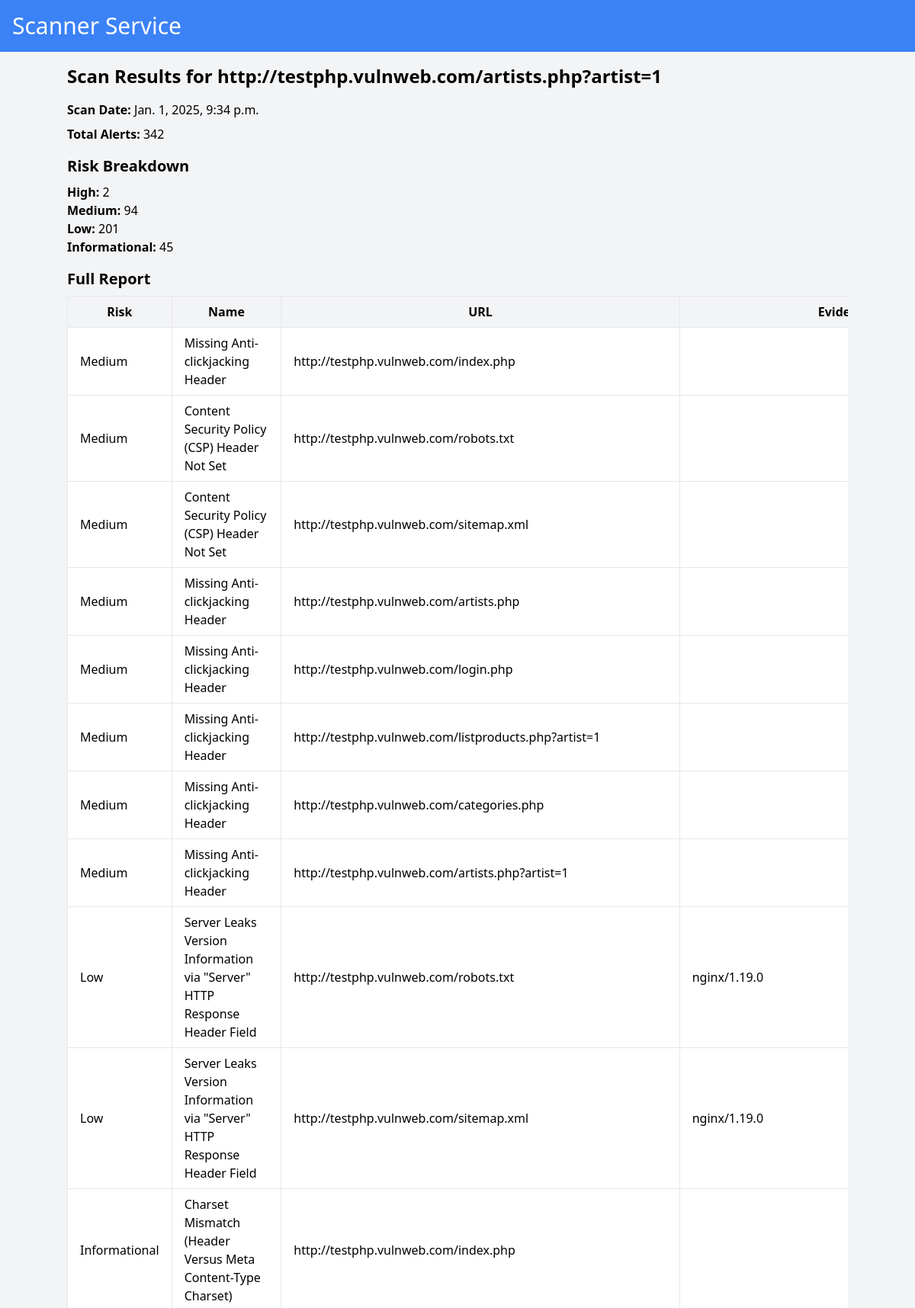
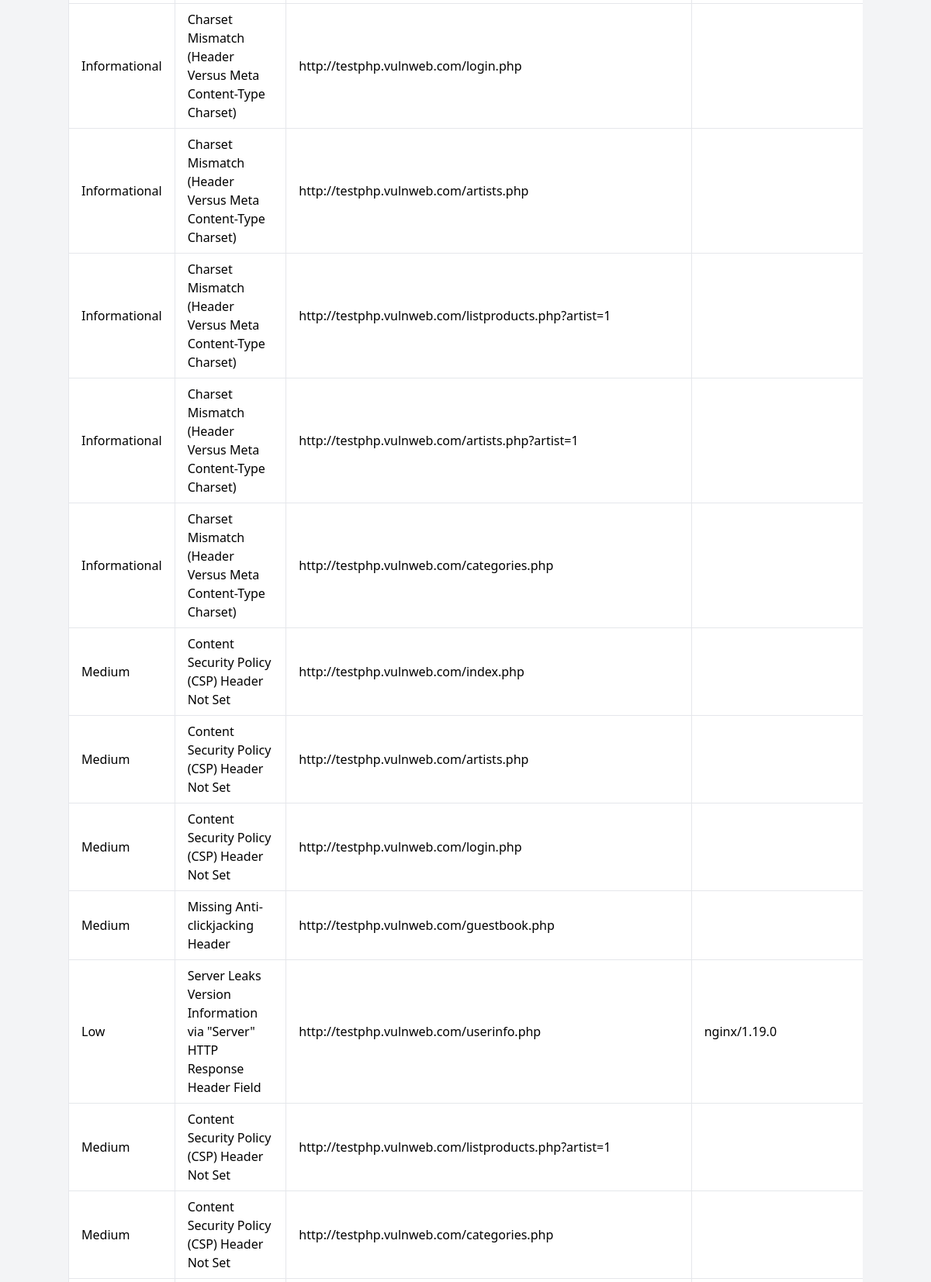
The app's page /results/1/ (upper part) with its own data (2 pictures, top to bottom).
### scanner_app/models.py (models this page shows, shortened)
class ScanResult(models.Model):
    url = models.URLField()
    scan_date = models.DateTimeField()
    high_risk_count = models.IntegerField(default=0)
    medium_risk_count = models.IntegerField(default=0)
    low_risk_count = models.IntegerField(default=0)
    informational_risk_count = models.IntegerField(default=0)
    total_alerts = models.IntegerField(default=0)
    report = models.JSONField()

### scanner_app/views.py (the view)
# urls.py: path('results/<int:pk>/', views.scan_results, name='scan-results'),
def scan_results(request, pk):
    result = get_object_or_404(ScanResult, pk=pk)
    return render(request, 'scanner_app/scan_results.html', {'result': result})

### scanner_app/templates/scanner_app/scan_results.html (shortened to what this page needs)
{% extends 'scanner_app/base.html' %}
{% block content %}
<h1 class="text-2xl font-bold mb-4">Scan Results for {{ result.url }}</h1>
<p class="mb-2"><strong>Scan Date:</strong> {{ result.scan_date }}</p>
<p class="mb-4"><strong>Total Alerts:</strong> {{ result.total_alerts }}</p>
<h2 class="text-xl font-bold mb-2">Risk Breakdown</h2>
<ul class="mb-4">
    <li><strong>High:</strong> {{ result.high_risk_count }}</li>
    <li><strong>Medium:</strong> {{ result.medium_risk_count }}</li>
    <li><strong>Low:</strong> {{ result.low_risk_count }}</li>
    <li><strong>Informational:</strong> {{ result.informational_risk_count }}</li>
</ul>
<h2 class="text-xl font-bold mb-2">Full Report</h2>
<div class="overflow-x-auto">
    <table class="min-w-full bg-white border border-gray-200">
        <thead>
            <tr class="bg-gray-100">
                <th class="px-4 py-2 border">Risk</th>
                <th class="px-4 py-2 border">Name</th>
                <th class="px-4 py-2 border">URL</th>
                <th class="px-4 py-2 border">Evidence</th>
            </tr>
        </thead>
        <tbody>
            {% for alert in result.report.alerts %}
            <tr>
                <td class="px-4 py-2 border">{{ alert.risk }}</td>
                <td class="px-4 py-2 border">{{ alert.name }}</td>
                <td class="px-4 py-2 border">{{ alert.url }}</td>
                <td class="px-4 py-2 border">{{ alert.evidence }}</td>
            </tr>
            {% endfor %}
        </tbody>
    </table>
</div>
{% endblock %}

### scanner_app/templates/scanner_app/base.html (shortened to what this page needs)
<!DOCTYPE html>
<html lang="en">
<head>
    <link rel="stylesheet" href="https://cdnjs.cloudflare.com/ajax/libs/tailwindcss/2.2.19/tailwind.min.css">
</head>
<body class="bg-gray-100">
    <header class="bg-blue-500 text-white p-4">
        <h1 class="text-3xl">Scanner Service</h1>
    </header>
    <main class="container mx-auto mt-4">
        {% block content %}{% endblock %}
    </main>
</body>
</html>

### records on screen
ScanResult: url "http://testphp.vulnweb.com/artists.php?artist=1", scan_date "Jan. 1, 2025, 9:34 p.m.", total_alerts "342", high_risk_count "2", medium_risk_count "94", low_risk_count "201", informational_risk_count "45"

### other values on screen
{{ alert.risk }} "Medium" "Medium" "Medium" "Medium" "Medium" "Medium" "Medium" "Medium" "Low" "Low" "Informational" "Informational" "Informational" "Informational" "Informational" "Informational" "Medium" "Medium" "Medium" "Medium" "Low" "Medium" "Medium"
{{ alert.name }} "Missing Anti-clickjacking Header" "Content Security Policy (CSP) Header Not Set" "Content Security Policy (CSP) Header Not Set" "Missing Anti-clickjacking Header" "Missing Anti-clickjacking Header" "Missing Anti-clickjacking Header" "Missing Anti-clickjacking Header" "Missing Anti-clickjacking Header" "Server Leaks Version Information via \"Server\" HTTP Response Header Field" "Server Leaks Version Information via \"Server\" HTTP Response Header Field" "Charset Mismatch (Header Versus Meta Content-Type Charset)" "Charset Mismatch (Header Versus Meta Content-Type Charset)" "Charset Mismatch (Header Versus Meta Content-Type Charset)" "Charset Mismatch (Header Versus Meta Content-Type Charset)" "Charset Mismatch (Header Versus Meta Content-Type Charset)" "Charset Mismatch (Header Versus Meta Content-Type Charset)" "Content Security Policy (CSP) Header Not Set" "Content Security Policy (CSP) Header Not Set" "Content Security Policy (CSP) Header Not Set" "Missing Anti-clickjacking Header" "Server Leaks Version Information via \"Server\" HTTP Response Header Field" "Content Security Policy (CSP) Header Not Set" "Content Security Policy (CSP) Header Not Set"
{{ alert.url }} "http://testphp.vulnweb.com/index.php" "http://testphp.vulnweb.com/robots.txt" "http://testphp.vulnweb.com/sitemap.xml" "http://testphp.vulnweb.com/artists.php" "http://testphp.vulnweb.com/login.php" "http://testphp.vulnweb.com/listproducts.php?artist=1" "http://testphp.vulnweb.com/categories.php" "http://testphp.vulnweb.com/artists.php?artist=1" "http://testphp.vulnweb.com/robots.txt" "http://testphp.vulnweb.com/sitemap.xml" "http://testphp.vulnweb.com/index.php" "http://testphp.vulnweb.com/login.php" "http://testphp.vulnweb.com/artists.php" "http://testphp.vulnweb.com/listproducts.php?artist=1" "http://testphp.vulnweb.com/artists.php?artist=1" "http://testphp.vulnweb.com/categories.php" "http://testphp.vulnweb.com/index.php" "http://testphp.vulnweb.com/artists.php" "http://testphp.vulnweb.com/login.php" "http://testphp.vulnweb.com/guestbook.php" "http://testphp.vulnweb.com/userinfo.php" "http://testphp.vulnweb.com/listproducts.php?artist=1" "http://testphp.vulnweb.com/categories.php"
{{ alert.evidence }} "nginx/1.19.0" "nginx/1.19.0" "nginx/1.19.0"
